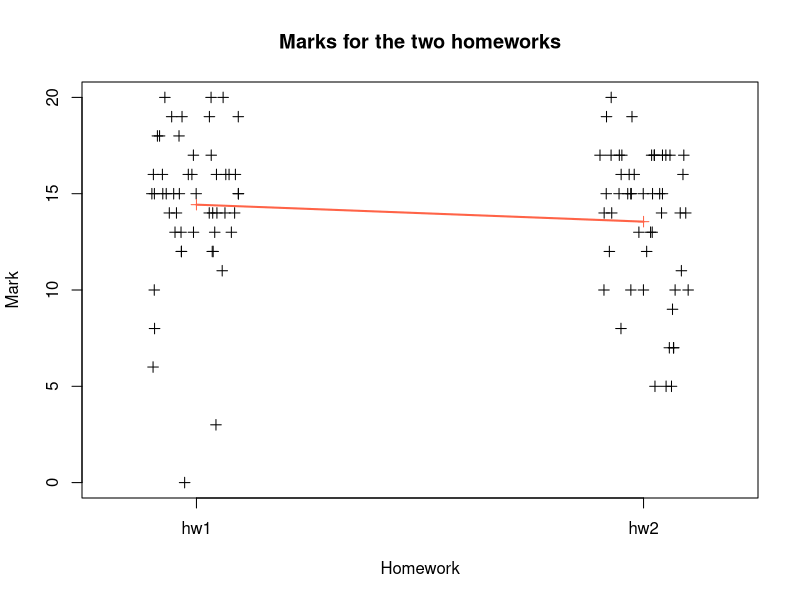

R code for this plot: (Note: this script raises an error after producing the figure.)
#!/usr/bin/env Rscript

marks <- read.csv(file="marks-data.csv",head=T,sep=";")

# An overview of the dataset's structure and size.

str(marks)
summary(marks)


# Central tendency and spread.

firstHomework <- subset(marks, homework == 'hw1')
secundHomework <- subset(marks, homework == 'hw2')

mean(firstHomework$mark)
mean(secundHomework$mark)
median(firstHomework$mark)
median(secundHomework$mark)
var(firstHomework$mark)
var(secundHomework$mark)
sd(firstHomework$mark)
sd(secundHomework$mark)


# Scatter plot.

stripchart(marks$mark~marks$homework, method="jitter", vertical=T, xlab="Homework", ylab="Mark", main="Marks for the two homeworks", pch=3)
points(c(mean(firstHomework$mark), mean(secundHomework$mark)), pch=3, col="tomato")
lines(c(mean(firstHomework$mark), mean(secundHomework$mark)), pch=3, col="tomato", lwd=2)


# Student's t-test

t.test(marks$mark~marks$homework,paired=T,alternative="two.sided")
